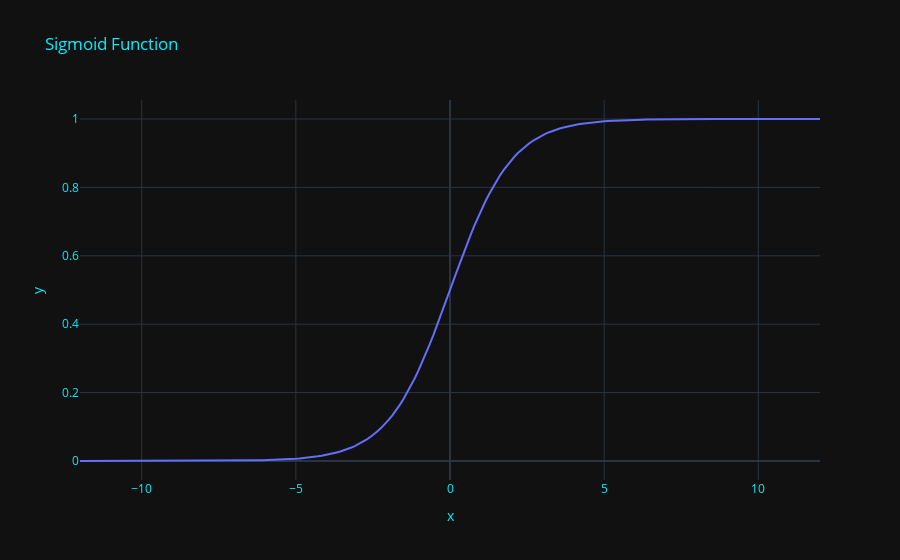

This figure's notebook cell:
### Code cell
z = np.linspace(-12, 12, 200)
fig = px.line(x=z, y=sigmoid(z)[0],title='Sigmoid Function',template="plotly_dark")
fig.update_layout(
    title_font_color="#00F1FF",
    xaxis=dict(color="#00F1FF"),
    yaxis=dict(color="#00F1FF")
)
fig.show()

### Figure 1 — Plotly figure (JSON) as saved in the notebook; plotly's stock layout.template omitted (floating-point values rounded to 4 significant figures; data arrays with more than 128 entries replaced by an {"elided": "..."} marker saying what was removed)
{"data": [{"hovertemplate": "x=%{x}<br>y=%{y}<extra></extra>", "legendgroup": "", "line": {"color": "#636efa", "dash": "solid"}, "marker": {"symbol": "circle"}, "mode": "lines", "name": "", "orientation": "v", "showlegend": false, "type": "scatter", "x": {"elided": "200 float values"}, "xaxis": "x", "y": {"elided": "200 float values"}, "yaxis": "y"}], "layout": {"legend": {"tracegroupgap": 0}, "title": {"font": {"color": "#00F1FF"}, "text": "Sigmoid Function"}, "xaxis": {"anchor": "y", "color": "#00F1FF", "domain": [0, 1], "title": {"text": "x"}}, "yaxis": {"anchor": "x", "color": "#00F1FF", "domain": [0, 1], "title": {"text": "y"}}}}
